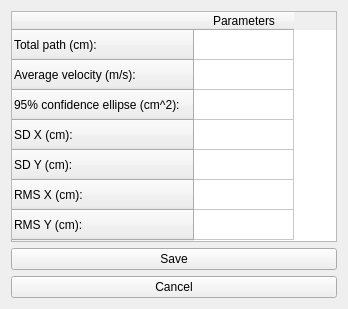
<?xml version="1.0" encoding="UTF-8"?>
<ui version="4.0">
 <class>resultsWindow</class>
 <widget class="QWidget" name="resultsWindow">
  <property name="geometry">
   <rect>
    <x>0</x>
    <y>0</y>
    <width>348</width>
    <height>309</height>
   </rect>
  </property>
  <property name="windowTitle">
   <string>Results</string>
  </property>
  <property name="windowIcon">
   <iconset>
    <normaloff>gibbon.jpg</normaloff>gibbon.jpg</iconset>
  </property>
  <layout class="QVBoxLayout" name="verticalLayout">
   <item>
    <widget class="QTableWidget" name="tableWidget">
     <property name="editTriggers">
      <set>QAbstractItemView::NoEditTriggers</set>
     </property>
     <row>
      <property name="text">
       <string>Total path (cm):</string>
      </property>
     </row>
     <row>
      <property name="text">
       <string>Average velocity (m/s):</string>
      </property>
     </row>
     <row>
      <property name="text">
       <string>95% confidence ellipse (cm^2):</string>
      </property>
     </row>
     <row>
      <property name="text">
       <string>SD X (cm):</string>
      </property>
     </row>
     <row>
      <property name="text">
       <string>SD Y (cm):</string>
      </property>
     </row>
     <row>
      <property name="text">
       <string>RMS X (cm):</string>
      </property>
     </row>
     <row>
      <property name="text">
       <string>RMS Y (cm):</string>
      </property>
     </row>
     <column>
      <property name="text">
       <string>Parameters</string>
      </property>
     </column>
    </widget>
   </item>
   <item>
    <widget class="QPushButton" name="pushButton">
     <property name="text">
      <string>Save</string>
     </property>
    </widget>
   </item>
   <item>
    <widget class="QPushButton" name="pushButton_2">
     <property name="text">
      <string>Cancel</string>
     </property>
    </widget>
   </item>
  </layout>
 </widget>
 <resources/>
 <connections/>
</ui>
